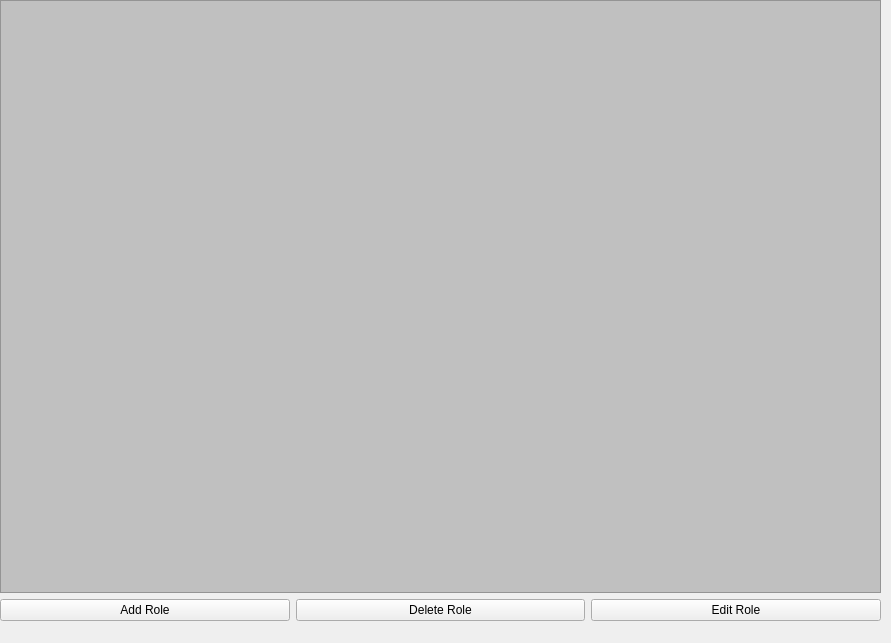
<?xml version="1.0" encoding="UTF-8"?>
<ui version="4.0">
 <class>Roles</class>
 <widget class="QWidget" name="Roles">
  <property name="geometry">
   <rect>
    <x>0</x>
    <y>0</y>
    <width>891</width>
    <height>643</height>
   </rect>
  </property>
  <property name="windowTitle">
   <string>Form</string>
  </property>
  <widget class="QWidget" name="">
   <property name="geometry">
    <rect>
     <x>0</x>
     <y>0</y>
     <width>881</width>
     <height>621</height>
    </rect>
   </property>
   <layout class="QVBoxLayout" name="verticalLayout">
    <item>
     <widget class="QTableWidget" name="tableWidget">
      <property name="styleSheet">
       <string notr="true">QTableWidget {
background-color: #C0C0C0;
alternate-background-color: #606060;
selection-background-color: #282828;
}</string>
      </property>
      <property name="alternatingRowColors">
       <bool>true</bool>
      </property>
      <attribute name="horizontalHeaderDefaultSectionSize">
       <number>200</number>
      </attribute>
      <attribute name="horizontalHeaderStretchLastSection">
       <bool>false</bool>
      </attribute>
     </widget>
    </item>
    <item>
     <layout class="QHBoxLayout" name="horizontalLayout">
      <item>
       <widget class="QPushButton" name="addRole">
        <property name="text">
         <string>Add Role</string>
        </property>
       </widget>
      </item>
      <item>
       <widget class="QPushButton" name="deleteRole">
        <property name="text">
         <string>Delete Role</string>
        </property>
       </widget>
      </item>
      <item>
       <widget class="QPushButton" name="editRole">
        <property name="text">
         <string>Edit Role</string>
        </property>
       </widget>
      </item>
     </layout>
    </item>
   </layout>
  </widget>
 </widget>
 <resources/>
 <connections/>
</ui>
